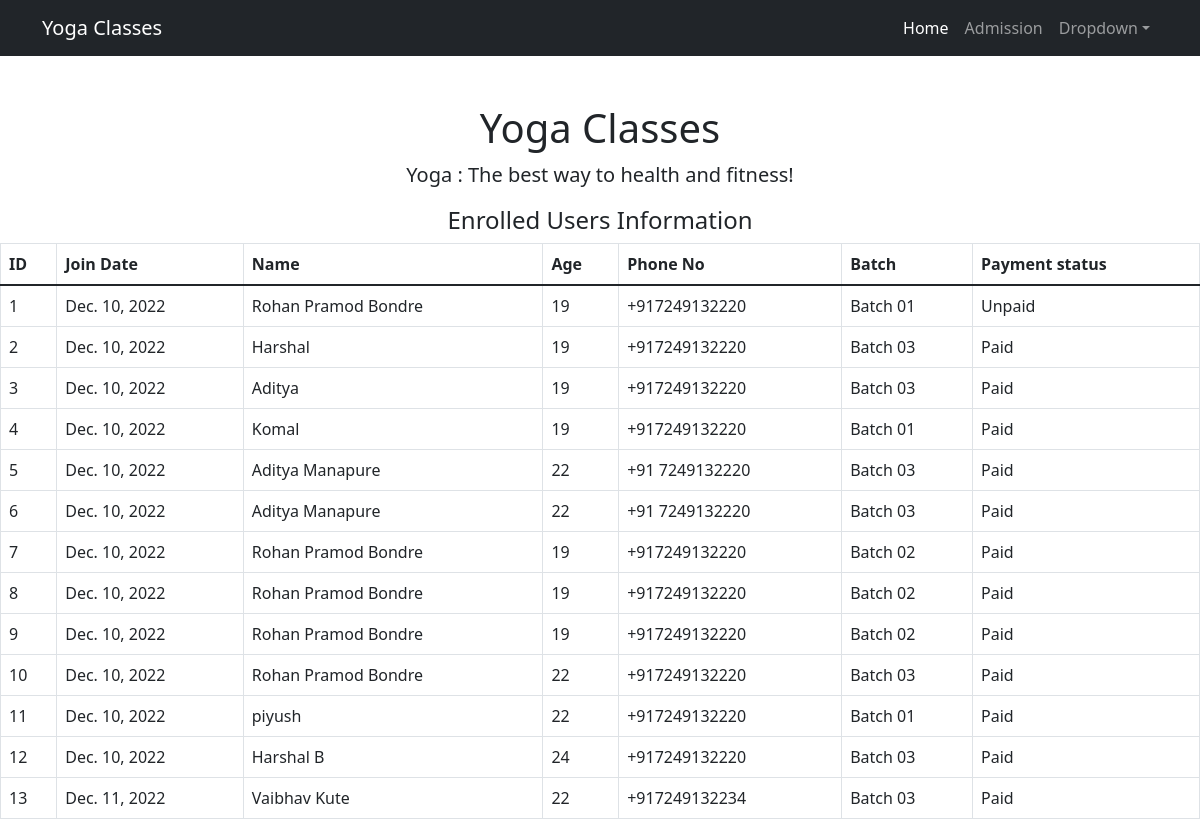
The page / on the database its author committed.
### home/models.py (models this page shows)
class Form(models.Model):
    name = models.CharField(max_length=122)
    age = models.CharField(max_length=4)
    phone = models.CharField(max_length= 22)
    address = models.CharField(max_length=144)
    payment_status = models.BooleanField()
    batch = models.CharField(max_length=50)
    date = models.DateField()

### home/views.py (the view)
# urls.py: path('', views.index, name='home'),
def index(request):
    mydata = Form.objects.all().values()
    context = {
        'mymembers': mydata,
    }
    template = loader.get_template('index.html')
    return HttpResponse(template.render(context, request))

### templates/index.html (shortened to what this page needs)
{% load static %}
<!DOCTYPE html>
<html lang="en">
    <head>
        <link rel="stylesheet" href="{% static 'css/homestyle.css' %}">
    </head>
    <body >
        <nav class="navbar navbar-expand-lg navbar-dark bg-dark">
            <div class="container">
                <a class="navbar-brand" href="#">Yoga Classes</a>
                <div class="collapse navbar-collapse" id="navbarSupportedContent">
                    <ul class="navbar-nav ms-auto mb-2 mb-lg-0">
                        <li class="nav-item"><a class="nav-link active" aria-current="page" href="#">Home</a></li>
                        <li class="nav-item"><a class="nav-link" href="/form">Admission</a></li>
                        <li class="nav-item dropdown">
                            <a class="nav-link dropdown-toggle" id="navbarDropdown" href="#" role="button" data-bs-toggle="dropdown" aria-expanded="false">Dropdown</a>
                        </li>
                    </ul>
                </div>
            </div>
        </nav>
        <div class="container">
            <div class="text-center mt-5">
                <h1>Yoga Classes</h1>
                <p class="lead">Yoga : The best way to health and fitness!</p>
                <h4>Enrolled Users Information</h4>
            </div>
        </div>
        <table class="table table-bordered">
            <thead>
              <tr>
                <th scope="col">ID</th>
                <th scope="col">Join Date</th>
                <th scope="col">Name</th>
                <th scope="col">Age</th>
                <th scope="col">Phone No</th>
                <th scope="col">Batch</th>
                <th scope="col">Payment status</th>
              </tr>
            </thead>
            <tbody>
              {% for x in mymembers %}
                <tr>
                  <td>{{ x.id }}</td>
                  <td>{{ x.date }}</td>
                  <td>{{ x.name }}</td>
                  <td>{{ x.age }}</td>
                  <td>{{ x.phone }}</td>
                  <td>{{ x.batch }}</td>
                  {% if x.payment_status == True %}
                    <td color="#216" >Paid</td>
                  {% else %}
                    <td color="#325">Unpaid</td>
                  {% endif %}
                </tr>
              {% endfor %}
            </tbody>
          </table>
    </body>
</html>

### rows shown on the page
Form: id "1", date "Dec. 10, 2022", name "Rohan Pramod Bondre", age "19", phone "+917249132220", batch "Batch 01", payment_status "Unpaid"
Form: id "2", date "Dec. 10, 2022", name "Harshal", age "19", phone "+917249132220", batch "Batch 03", payment_status "Paid"
Form: id "3", date "Dec. 10, 2022", name "Aditya", age "19", phone "+917249132220", batch "Batch 03", payment_status "Paid"
Form: id "4", date "Dec. 10, 2022", name "Komal", age "19", phone "+917249132220", batch "Batch 01", payment_status "Paid"
Form: id "5", date "Dec. 10, 2022", name "Aditya Manapure", age "22", phone "+91 7249132220", batch "Batch 03", payment_status "Paid"
Form: id "6", date "Dec. 10, 2022", name "Aditya Manapure", age "22", phone "+91 7249132220", batch "Batch 03", payment_status "Paid"
Form: id "7", date "Dec. 10, 2022", name "Rohan Pramod Bondre", age "19", phone "+917249132220", batch "Batch 02", payment_status "Paid"
Form: id "8", date "Dec. 10, 2022", name "Rohan Pramod Bondre", age "19", phone "+917249132220", batch "Batch 02", payment_status "Paid"
Form: id "9", date "Dec. 10, 2022", name "Rohan Pramod Bondre", age "19", phone "+917249132220", batch "Batch 02", payment_status "Paid"
Form: id "10", date "Dec. 10, 2022", name "Rohan Pramod Bondre", age "22", phone "+917249132220", batch "Batch 03", payment_status "Paid"
Form: id "11", date "Dec. 10, 2022", name "piyush", age "22", phone "+917249132220", batch "Batch 01", payment_status "Paid"
Form: id "12", date "Dec. 10, 2022", name "Harshal B", age "24", phone "+917249132220", batch "Batch 03", payment_status "Paid"
Form: id "13", date "Dec. 11, 2022", name "Vaibhav Kute", age "22", phone "+917249132234", batch "Batch 03", payment_status "Paid"
